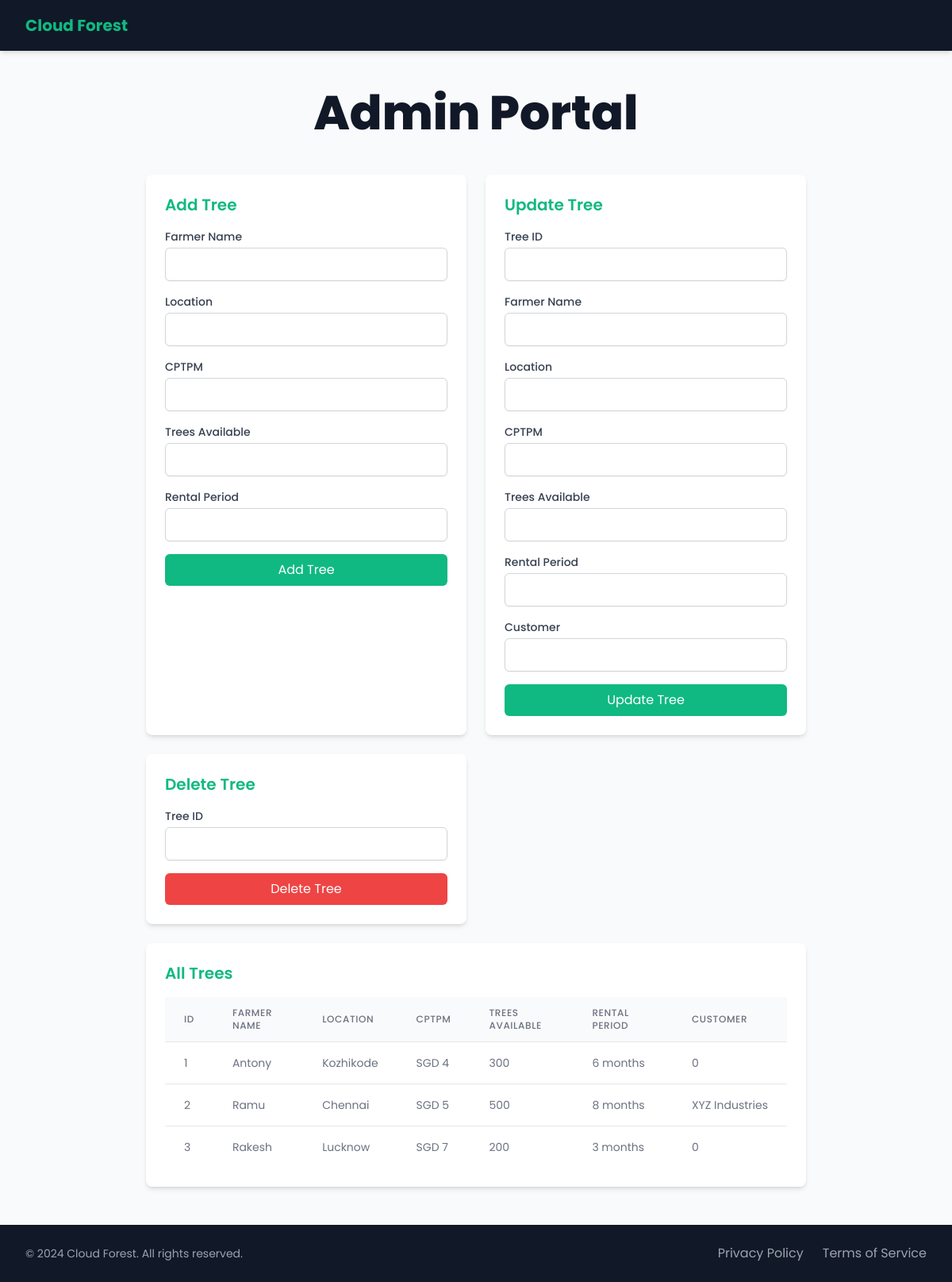
The app's page /admin_portal, older data.
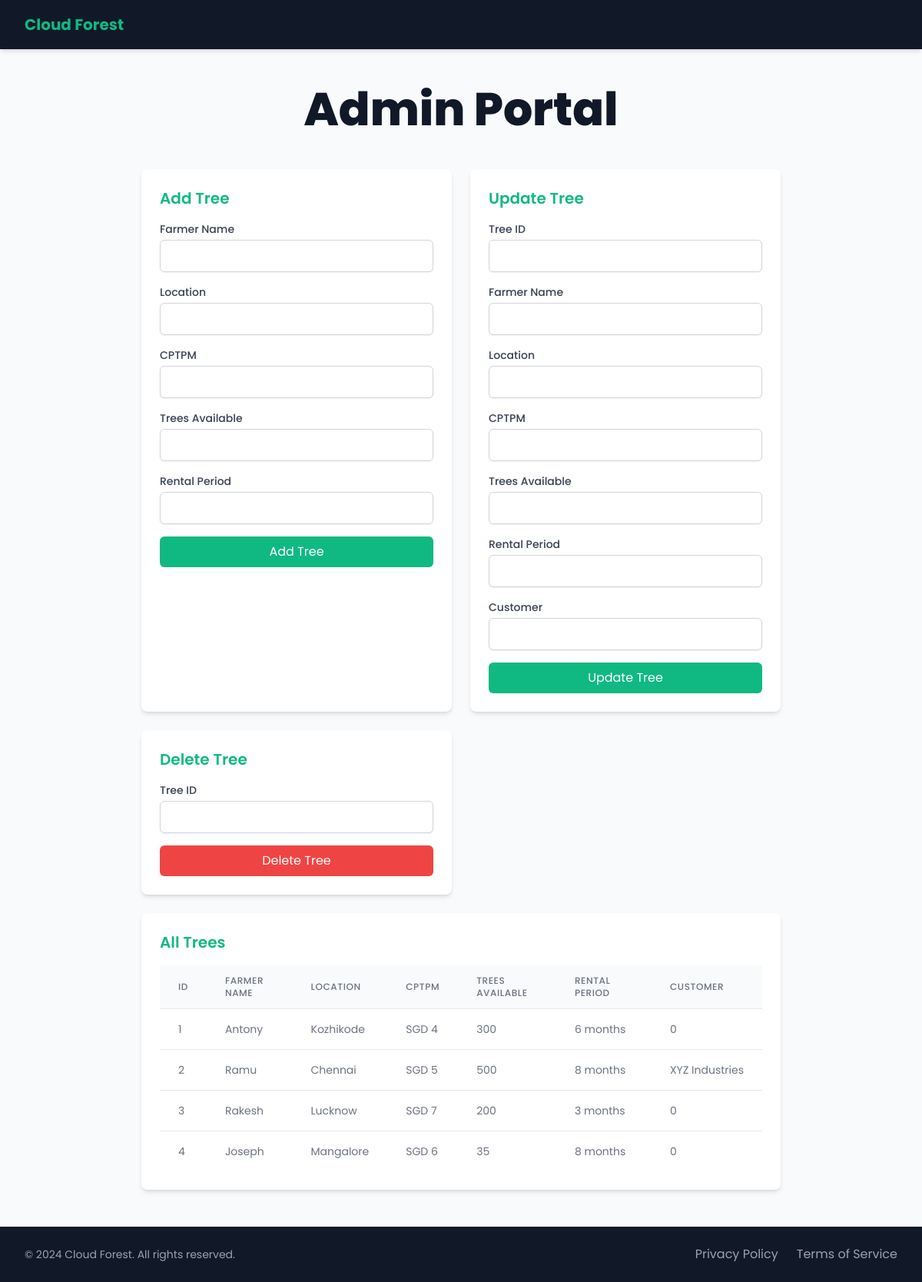
The same page, newer data.
### tables this page shows
CREATE TABLE Trees (
            id INTEGER PRIMARY KEY AUTOINCREMENT,
            farmer_name TEXT NOT NULL,
            location TEXT NOT NULL,
            cptpm TEXT NOT NULL,
            trees_available INTEGER NOT NULL,
            rental_period TEXT NOT NULL   ,     
            customer TEXT NOT NULL DEFAULT 0
        );

### app.py (the view, shortened to what this page needs)
@app.route('/admin_portal', methods=['GET', 'POST'])
def admin_portal():
    conn = get_db_connection()
    cursor = conn.cursor()
    cursor.execute("SELECT * FROM Trees")
    trees = cursor.fetchall()
    conn.close()
    return render_template('admin_portal.html', trees=trees)

### app.py (called while the page is built)
def get_db_connection():
    conn = sqlite3.connect('database.db')
    conn.row_factory = sqlite3.Row
    return conn

### templates/admin_portal.html (shortened to what this page needs)
<!DOCTYPE html>
<html lang="en">
<head>
    <script src="https://cdn.tailwindcss.com"></script>
</head>
<body class="bg-gray-50 font-sans text-gray-900 min-h-screen flex flex-col">
    <nav class="bg-secondary shadow-md">
        <div class="max-w-7xl mx-auto px-4 sm:px-6 lg:px-8">
            <div class="flex justify-between items-center h-16">
                <a href="/" class="flex items-center space-x-2">
                    <span class="text-primary font-bold text-xl">Cloud Forest</span>
                </a>
            </div>
        </div>
    </nav>
    <main class="flex-grow max-w-4xl mx-auto py-12 px-4 sm:px-6 lg:px-8">
        <div class="text-center mb-12">
            <h1 class="text-4xl font-extrabold text-secondary sm:text-5xl md:text-6xl">Admin Portal</h1>
        </div>
        <div class="grid grid-cols-1 md:grid-cols-2 gap-6">
            <div class="bg-white shadow-md rounded-lg p-6">
                <h2 class="text-xl font-semibold mb-4 text-primary">Add Tree</h2>
                <form action="{{ url_for('admin_portal') }}" method="post" class="space-y-4">
                    <div>
                        <label for="farmer_name" class="block text-sm font-medium text-gray-700">Farmer Name</label>
                        <input type="text" id="farmer_name" name="farmer_name" required class="mt-1 block w-full border border-gray-300 rounded-md shadow-sm py-2 px-3 focus:outline-none focus:ring-primary focus:border-primary">
                    </div>
                    <div>
                        <label for="location" class="block text-sm font-medium text-gray-700">Location</label>
                        <input type="text" id="location" name="location" required class="mt-1 block w-full border border-gray-300 rounded-md shadow-sm py-2 px-3 focus:outline-none focus:ring-primary focus:border-primary">
                    </div>
                    <div>
                        <label for="cptpm" class="block text-sm font-medium text-gray-700">CPTPM</label>
                        <input type="text" id="cptpm" name="cptpm" required class="mt-1 block w-full border border-gray-300 rounded-md shadow-sm py-2 px-3 focus:outline-none focus:ring-primary focus:border-primary">
                    </div>
                    <div>
                        <label for="trees_available" class="block text-sm font-medium text-gray-700">Trees Available</label>
                        <input type="number" id="trees_available" name="trees_available" required class="mt-1 block w-full border border-gray-300 rounded-md shadow-sm py-2 px-3 focus:outline-none focus:ring-primary focus:border-primary">
                    </div>
                    <div>
                        <label for="rental_period" class="block text-sm font-medium text-gray-700">Rental Period</label>
                        <input type="text" id="rental_period" name="rental_period" required class="mt-1 block w-full border border-gray-300 rounded-md shadow-sm py-2 px-3 focus:outline-none focus:ring-primary focus:border-primary">
                    </div>
                    <button type="submit" class="w-full bg-primary text-white py-2 px-4 rounded-md hover:bg-accent transition duration-300">Add Tree</button>
                </form>
            </div>
            <div class="bg-white shadow-md rounded-lg p-6">
                <h2 class="text-xl font-semibold mb-4 text-primary">Update Tree</h2>
                <form action="{{ url_for('admin_portal') }}" method="post" class="space-y-4">
                    <div>
                        <label for="id" class="block text-sm font-medium text-gray-700">Tree ID</label>
                        <input type="number" id="id" name="id" required class="mt-1 block w-full border border-gray-300 rounded-md shadow-sm py-2 px-3 focus:outline-none focus:ring-primary focus:border-primary">
                    </div>
                    <div>
                        <label for="farmer_name" class="block text-sm font-medium text-gray-700">Farmer Name</label>
                        <input type="text" id="farmer_name" name="farmer_name" required class="mt-1 block w-full border border-gray-300 rounded-md shadow-sm py-2 px-3 focus:outline-none focus:ring-primary focus:border-primary">
                    </div>
                    <div>
                        <label for="location" class="block text-sm font-medium text-gray-700">Location</label>
                        <input type="text" id="location" name="location" required class="mt-1 block w-full border border-gray-300 rounded-md shadow-sm py-2 px-3 focus:outline-none focus:ring-primary focus:border-primary">
                    </div>
                    <div>
                        <label for="cptpm" class="block text-sm font-medium text-gray-700">CPTPM</label>
                        <input type="text" id="cptpm" name="cptpm" required class="mt-1 block w-full border border-gray-300 rounded-md shadow-sm py-2 px-3 focus:outline-none focus:ring-primary focus:border-primary">
                    </div>
                    <div>
                        <label for="trees_available" class="block text-sm font-medium text-gray-700">Trees Available</label>
                        <input type="number" id="trees_available" name="trees_available" required class="mt-1 block w-full border border-gray-300 rounded-md shadow-sm py-2 px-3 focus:outline-none focus:ring-primary focus:border-primary">
                    </div>
                    <div>
                        <label for="rental_period" class="block text-sm font-medium text-gray-700">Rental Period</label>
                        <input type="text" id="rental_period" name="rental_period" required class="mt-1 block w-full border border-gray-300 rounded-md shadow-sm py-2 px-3 focus:outline-none focus:ring-primary focus:border-primary">
                    </div>
                    <div>
                        <label for="customer" class="block text-sm font-medium text-gray-700">Customer</label>
                        <input type="text" id="customer" name="customer" required class="mt-1 block w-full border border-gray-300 rounded-md shadow-sm py-2 px-3 focus:outline-none focus:ring-primary focus:border-primary">
                    </div>
                    <button type="submit" class="w-full bg-primary text-white py-2 px-4 rounded-md hover:bg-accent transition duration-300">Update Tree</button>
                </form>
            </div>
            <div class="bg-white shadow-md rounded-lg p-6">
                <h2 class="text-xl font-semibold mb-4 text-primary">Delete Tree</h2>
                <form action="{{ url_for('admin_portal') }}" method="post" class="space-y-4">
                    <div>
                        <label for="id" class="block text-sm font-medium text-gray-700">Tree ID</label>
                        <input type="number" id="id" name="id" required class="mt-1 block w-full border border-gray-300 rounded-md shadow-sm py-2 px-3 focus:outline-none focus:ring-primary focus:border-primary">
                    </div>
                    <button type="submit" class="w-full bg-red-500 text-white py-2 px-4 rounded-md hover:bg-red-600 transition duration-300">Delete Tree</button>
                </form>
            </div>
            <div class="bg-white shadow-md rounded-lg p-6 md:col-span-2">
                <h2 class="text-xl font-semibold mb-4 text-primary">All Trees</h2>
                <div class="overflow-x-auto">
                    <table class="min-w-full divide-y divide-gray-200">
                        <thead class="bg-gray-50">
                            <tr>
                                <th class="px-6 py-3 text-left text-xs font-medium text-gray-500 uppercase tracking-wider">ID</th>
                                <th class="px-6 py-3 text-left text-xs font-medium text-gray-500 uppercase tracking-wider">Farmer Name</th>
                                <th class="px-6 py-3 text-left text-xs font-medium text-gray-500 uppercase tracking-wider">Location</th>
                                <th class="px-6 py-3 text-left text-xs font-medium text-gray-500 uppercase tracking-wider">CPTPM</th>
                                <th class="px-6 py-3 text-left text-xs font-medium text-gray-500 uppercase tracking-wider">Trees Available</th>
                                <th class="px-6 py-3 text-left text-xs font-medium text-gray-500 uppercase tracking-wider">Rental Period</th>
                                <th class="px-6 py-3 text-left text-xs font-medium text-gray-500 uppercase tracking-wider">Customer</th>
                            </tr>
                        </thead>
                        <tbody class="bg-white divide-y divide-gray-200">
                            {% for tree in trees %}
                            <tr class="hover:bg-gray-50 transition duration-150 ease-in-out">
                                <td class="px-6 py-4 whitespace-nowrap text-sm text-gray-500">{{ tree.id }}</td>
                                <td class="px-6 py-4 whitespace-nowrap text-sm text-gray-500">{{ tree.farmer_name }}</td>
                                <td class="px-6 py-4 whitespace-nowrap text-sm text-gray-500">{{ tree.location }}</td>
                                <td class="px-6 py-4 whitespace-nowrap text-sm text-gray-500">{{ tree.cptpm }}</td>
                                <td class="px-6 py-4 whitespace-nowrap text-sm text-gray-500">{{ tree.trees_available }}</td>
                                <td class="px-6 py-4 whitespace-nowrap text-sm text-gray-500">{{ tree.rental_period}}</td>
                                <td class="px-6 py-4 whitespace-nowrap text-sm text-gray-500">{{ tree.customer }}</td>
                            </tr>
                            {% endfor %}
                        </tbody>
                    </table>
                </div>
            </div>
        </div>
    </main>
    <footer class="bg-secondary">
        <div class="max-w-7xl mx-auto py-6 px-4 sm:px-6 lg:px-8">
            <div class="flex justify-between items-center">
                <p class="text-gray-400 text-sm">
                    &copy; 2024 Cloud Forest. All rights reserved.
                </p>
                <div class="flex space-x-6">
                    <a href="#" class="text-gray-400 hover:text-white">
                        Privacy Policy
                    </a>
                    <a href="#" class="text-gray-400 hover:text-white">
                        Terms of Service
                    </a>
                </div>
            </div>
        </div>
    </footer>
</body>
</html>

Row changes from the older to the newer data that the page shows:
added Trees: id "4", farmer_name "Joseph", location "Mangalore", cptpm "SGD 6", trees_available "35", rental_period "8 months", customer "0"
